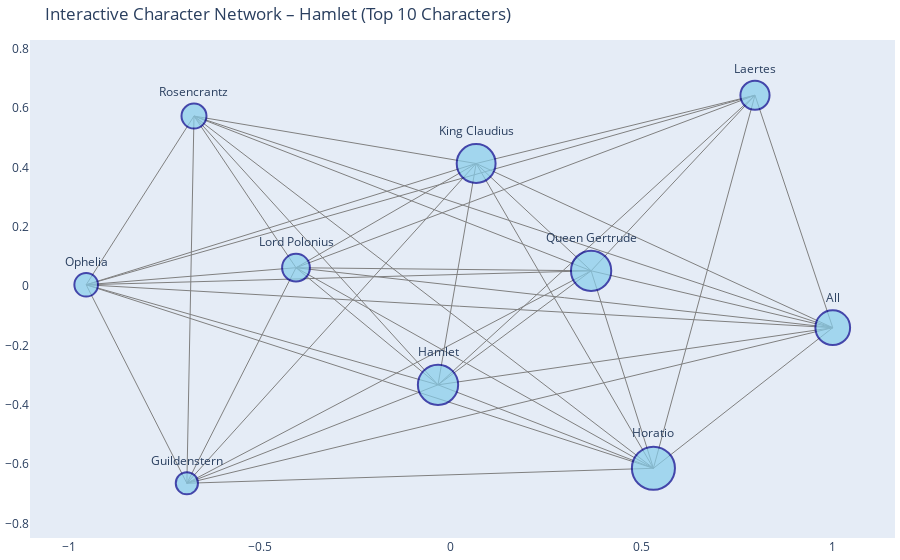

Notebook code cell kept with this figure:
### Markdown cell above
With interactive way to do:

### Code cell
import networkx as nx
import plotly.graph_objects as go

G = nx.read_gexf("/Users/elifakdeniz/Desktop/DTA/2025/ComputitonalLit.Studies/Project/full play network/Hamlet.gexf")

centrality = nx.degree_centrality(G)
top_chars = sorted(centrality.items(), key=lambda x: x[1], reverse=True)[:10]
top_nodes = [name for name, score in top_chars]

G_sub = G.subgraph(top_nodes)
pos = nx.spring_layout(G_sub, seed=42)

x_nodes = [pos[n][0] for n in G_sub.nodes()]
y_nodes = [pos[n][1] for n in G_sub.nodes()]
node_text = list(G_sub.nodes())

node_sizes = [centrality[n]*50 for n in G_sub.nodes()]

edge_x = []
edge_y = []
for edge in G_sub.edges():
    x0, y0 = pos[edge[0]]
    x1, y1 = pos[edge[1]]
    edge_x.extend([x0, x1, None])
    edge_y.extend([y0, y1, None])

fig = go.Figure()

fig.add_trace(go.Scatter(
    x=edge_x, y=edge_y,
    mode='lines',
    line=dict(width=1, color='gray'),
    hoverinfo='none'
))

fig.add_trace(go.Scatter(
    x=x_nodes, y=y_nodes,
    mode='markers+text',
    text=node_text,
    textposition="top center",
    marker=dict(
        size=node_sizes,
        color='skyblue',
        line=dict(width=2, color='darkblue')
    ),
    hoverinfo='text'
))

fig.update_layout(
    title="Interactive Character Network – Hamlet (Top 10 Characters)",
    showlegend=False,
    hovermode='closest',
    margin=dict(b=20,l=5,r=5,t=40),
    xaxis=dict(showgrid=False, zeroline=False),
    yaxis=dict(showgrid=False, zeroline=False)
)

fig.show()

### Figure 1 — Plotly figure (JSON) as saved in the notebook; plotly's stock layout.template omitted (floating-point values rounded to 4 significant figures; data arrays with more than 128 entries replaced by an {"elided": "..."} marker saying what was removed)
{"data": [{"hoverinfo": "none", "line": {"color": "gray", "width": 1}, "mode": "lines", "type": "scatter", "x": {"elided": "129 float values"}, "y": {"elided": "129 float values"}}, {"hoverinfo": "text", "marker": {"color": "skyblue", "line": {"color": "darkblue", "width": 2}, "size": [38.89, 34.72, 40.28, 29.17, 25, 27.78, 43.06, 40.28, 23.61, 22.22]}, "mode": "markers+text", "text": ["King Claudius", "All", "Hamlet", "Laertes", "Rosencrantz", "Lord Polonius", "Horatio", "Queen Gertrude", "Ophelia", "Guildenstern"], "textposition": "top center", "type": "scatter", "x": [0.06599, 1, -0.03389, 0.7963, -0.673, -0.4058, 0.5303, 0.3671, -0.9554, -0.6916], "y": [0.4138, -0.1399, -0.3325, 0.6439, 0.5738, 0.06237, -0.6139, 0.05198, 0.004938, -0.6645]}], "layout": {"autosize": true, "hovermode": "closest", "margin": {"b": 20, "l": 5, "r": 5, "t": 40}, "showlegend": false, "title": {"text": "Interactive Character Network – Hamlet (Top 10 Characters)"}, "xaxis": {"autorange": false, "range": [-1.103, 1.163], "showgrid": false, "type": "linear", "zeroline": false}, "yaxis": {"autorange": false, "range": [-0.849, 0.8303], "showgrid": false, "type": "linear", "zeroline": false}}}
